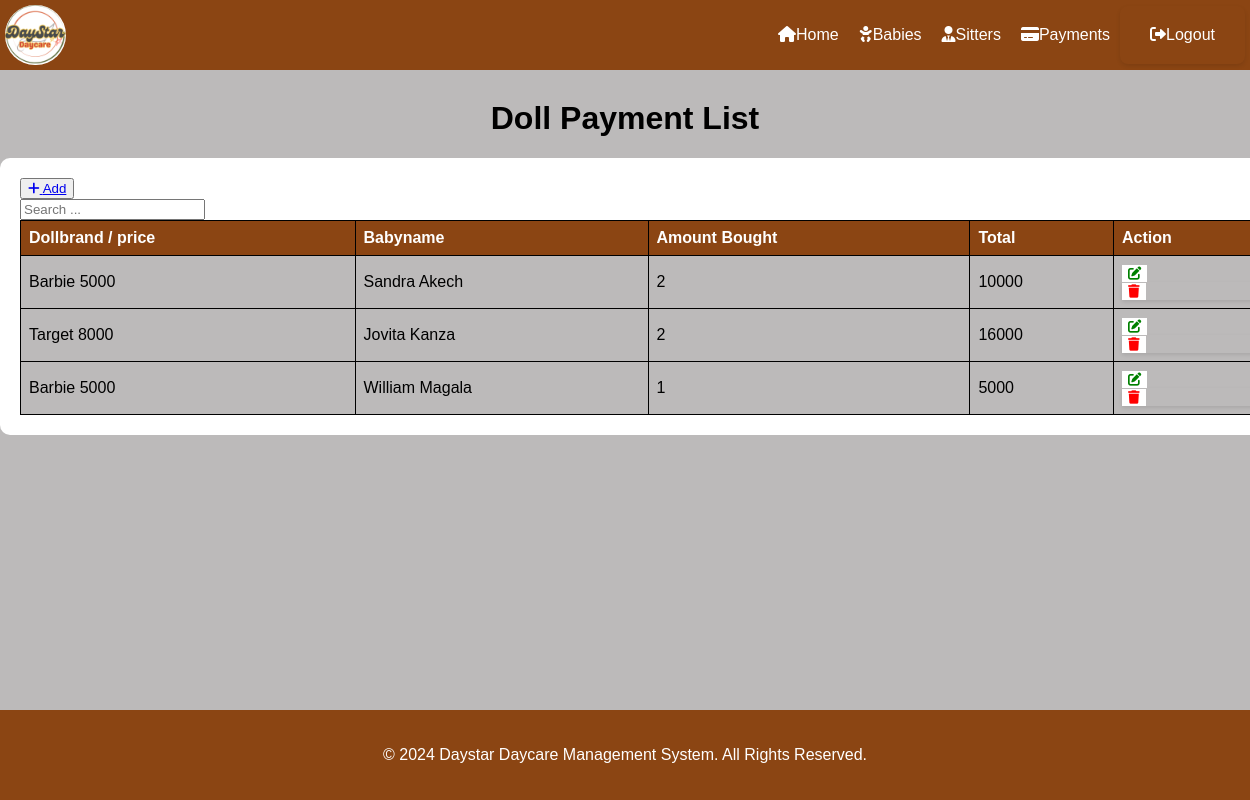
The page /list_dollpay/ on the database its author committed.
### ddms_app/models.py (models this page shows, shortened)
class Dollpay(models.Model):
    dollstal = models.ForeignKey(
        Dollstal,
        on_delete=models.CASCADE,
        related_name='dollpays',
        null=True,
        blank=True
    )
    arrival = models.ForeignKey(
        Arrival,
        on_delete=models.SET_NULL,
        related_name='babydoll',
        null=True,
        blank=True
    )
    amount_bought = models.IntegerField(null=True, blank=True)
    total = models.IntegerField(null=True, blank=True)  # New field for total

class Dollstal(models.Model):
    name = models.CharField(max_length=50, blank=True, null=True)
    price = models.IntegerField(blank=True, null=True)
    amount_in_stock = models.IntegerField(blank=True, null=True)

class Arrival(models.Model):
    PERIOD = (
        ('Halfday', 'Halfday'),
        ('Fullday', 'Fullday'),
    )
    STATUS = (
        ('Pending', 'Pending'),
        ('Cleared', 'Cleared'),
        ('Partial', 'Partial'),
    )
    first_name = models.CharField(max_length=50, blank=True,null=True)
    last_name = models.CharField(max_length=50, blank=True, null=True)
    name_person = models.CharField(max_length=50, blank=True, null=True)
    person_contact = models.CharField(max_length=50, blank=True, null=True)
    time_in = models.DateTimeField(auto_now_add = True, blank=True, null=True)
    period_of_stay = models.CharField(max_length=20, blank=True, null=True, choices=PERIOD)
    payment_status = models.CharField(max_length=20, blank=True, null=True, choices=STATUS )

### ddms_app/views.py (the view)
# urls.py: path('list_dollpay/', views.paydoll_list, name='paydoll_list'),  # URL for listing all Dollpay records
def paydoll_list(request):
    records = Dollpay.objects.all()
    return render(request, 'paydoll_list.html', {'records': records})

### ddms_app/templates/paydoll_list.html (shortened to what this page needs)
{% extends  'base.html' %}
{% block content%}
    <h1>Doll Payment List</h1>
    <div class="mt-4 p-5 bg-secondary text-white rounded">
        <table class="table table-striped table-bordered">
            <div class="mb-3">
                <button><a href="{% url 'add_paydoll' %}" class="btn btn-success">
                    <i class="fas fa-plus"></i> Add
                </a></button>
                <form class="button" style="  box-shadow: 0px; padding: 0px; border-radius: 0px; margin: 0px; max-width: 200px;" method="GET" action="{% url 'paydoll_search' %}">
                    <input type="text" name="search" class="form-control" placeholder="Search ...">
                </form>
            </div>
            <thead>
                <tr>
                    <th>Dollbrand / price</th>
                    <th>Babyname</th>
                    <th> Amount Bought </th>
                    <th> Total </th>
                    <th>Action</th>
                </tr>
            </thead>
            <tbody>
                {% for paydolls in records %}
                <tr>
                    <td>{{ paydolls.dollstal.name }} {{ paydolls.dollstal.price }}</td>
                    <td>{{ paydolls.arrival.first_name }} {{ paydolls.arrival.last_name }}</td>
                    <td>{{ paydolls.amount_bought }}</td>
                    <td>{{ paydolls.total}}</td>
                <td>
                    <button type="submit"><a href="{% url 'edit_paydoll' paydolls.id %}" class="btn btn-danger"><i class="fas fa-edit"></i></a></button>
                            <form  style="  box-shadow: 0px;padding: 0px; border-radius: 0px; margin: 0px;" action="{% url 'delete_paydoll' paydolls.id %}" method="post"  onsubmit="return confirm('Are you sure you want to delete this record?');">
                                <button   class="btn btn-danger"><i class="fas fa-trash"></i></button>
                            </form>
                        </td>
                    </tr>
                {% endfor %}
            </tbody>
        </table>
    </div>
    {% endblock %}

### ddms_app/templates/base.html (style rules this page uses)
body { font-family: Arial, sans-serif; background-color: rgb(188, 186, 186); margin: 0; padding: 0; color:white; overflow-x: hidden; }
h1 { text-align: center; margin-top: 30px; color:#000000; }
form { max-width: 500px; margin: 0 auto; padding: 20px; border-radius: 8px; box-shadow: 0 2px 4px rgba(0, 0, 0, 0.1); }
.mt-4 { margin-top: 20px; }
.p-5 { padding: 20px; }
.bg-secondary { background-color: white; border-radius: 10px; width: 100%; }
.text-white { color: #fff; }
table { width: 100%; border-collapse: collapse; border-spacing: 0; }
th, td { border: 1px solid #000000; padding: 8px; text-align: left; }
th { background-color: #8B4513; color: white; border: 1px solid black; }
td { background-color: rgb(188, 186, 186); color:#000000 }
td button { background-color: white ; color: red; border: none; cursor: pointer; }
td button a { color:green; text-decoration: none; background-color: white; }

### rows shown on the page
Dollpay: dollstal.name "Barbie", dollstal.price "5000", arrival.first_name "Sandra", arrival.last_name "Akech", amount_bought "2", total "10000"
Dollpay: dollstal.name "Target", dollstal.price "8000", arrival.first_name "Jovita", arrival.last_name "Kanza", amount_bought "2", total "16000"
Dollpay: dollstal.name "Barbie", dollstal.price "5000", arrival.first_name "William", arrival.last_name "Magala", amount_bought "1", total "5000"
